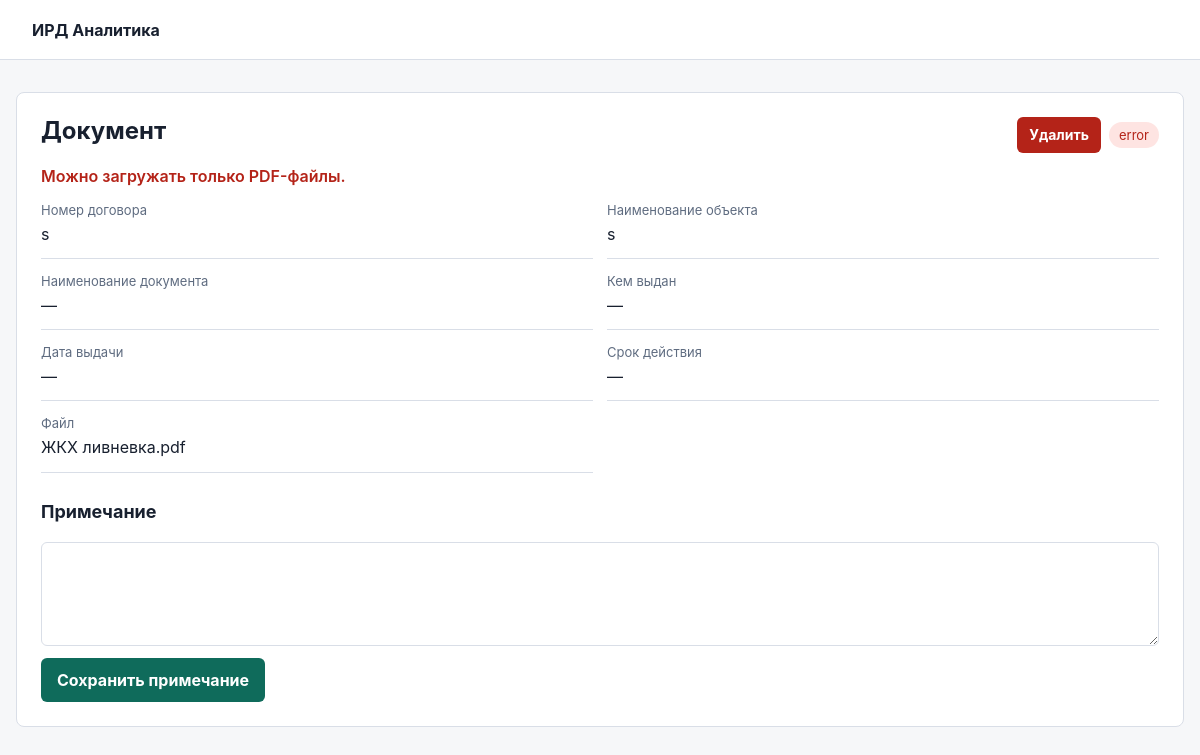
Page /documents/7 on the committed database.
### tables this page shows
CREATE TABLE documents (
    id INTEGER PRIMARY KEY AUTOINCREMENT,
    contract_number TEXT NOT NULL,
    object_name TEXT NOT NULL,
    original_filename TEXT NOT NULL,
    stored_filename TEXT NOT NULL,
    working_title TEXT,
    official_title TEXT,
    issuer TEXT,
    issue_date TEXT,
    valid_until TEXT,
    validity_text TEXT,
    no_expiration INTEGER NOT NULL DEFAULT 0,
    raw_text TEXT,
    note TEXT NOT NULL DEFAULT '',
    status TEXT NOT NULL DEFAULT 'processed',
    error TEXT,
    created_at TEXT NOT NULL DEFAULT CURRENT_TIMESTAMP
);

### app/web/routes.py (the view)
@bp.get("/documents/<int:document_id>")
def document_detail(document_id: int):
    document = DocumentRepository().get(document_id)
    if document is None:
        return "Документ не найден", 404
    return render_template("document.html", document=document)

### app/database.py (called while the page is built)
def get_db() -> sqlite3.Connection:
    if "db" not in g:
        g.db = sqlite3.connect(current_app.config["DATABASE_PATH"])
        g.db.row_factory = sqlite3.Row
    return g.db

### app/repositories.py (called while the page is built)
    def get(self, document_id: int) -> Row | None:
        return get_db().execute(
            "SELECT * FROM documents WHERE id = ?", (document_id,)
        ).fetchone()

### app/templates/document.html (shortened to what this page needs)
{% extends "base.html" %}
{% block content %}
<section class="document-view">
    <div class="document-head">
        <h1>{{ document.working_title or "Документ" }}</h1>
        <div class="document-actions">
            <form action="{{ url_for('web.delete_document', document_id=document.id) }}" method="post" onsubmit="return confirm('Удалить документ из базы и удалить загруженный PDF?');">
                <button class="danger-button" type="submit">Удалить</button>
            </form>
            <span class="status status-{{ document.status }}">{{ document.status }}</span>
        </div>
    </div>
    {% if document.error %}
        <p class="error">{{ document.error }}</p>
    {% endif %}
    <dl class="fields">
        <div><dt>Номер договора</dt><dd>{{ document.contract_number }}</dd></div>
        <div><dt>Наименование объекта</dt><dd>{{ document.object_name }}</dd></div>
        <div><dt>Наименование документа</dt><dd>{{ document.official_title or document.working_title or "—" }}</dd></div>
        <div><dt>Кем выдан</dt><dd>{{ document.issuer or "—" }}</dd></div>
        <div><dt>Дата выдачи</dt><dd>{{ document.issue_date or "—" }}</dd></div>
        <div><dt>Срок действия</dt><dd>{{ "без срока действия" if document.no_expiration else (document.valid_until or "—") }}</dd></div>
        <div>
            <dt>Файл</dt>
            <dd>
                {% if document.stored_filename %}
                    <a href="{{ url_for('web.document_preview', document_id=document.id) }}" target="_blank">{{ document.original_filename }}</a>
                {% else %}
                    {{ document.original_filename or "—" }}
                {% endif %}
            </dd>
        </div>
    </dl>
    <section class="note-panel">
        <h2>Примечание</h2>
        <form action="{{ url_for('web.update_document_note', document_id=document.id) }}" method="post">
            <textarea name="note" rows="4">{{ document.note or "" }}</textarea>
            <button type="submit">Сохранить примечание</button>
        </form>
    </section>
</section>
{% endblock %}

### app/static/styles.css (style rules this page uses)
:root { color-scheme: light; --bg: #f6f7f9; --panel: #ffffff; --line: #d9dee7; --text: #18202f; --muted: #5f6c80; --accent: #0f6b5b; --accent-dark: #0a5146; --danger: #b42318; }
* { box-sizing: border-box; }
body { margin: 0; background: var(--bg); color: var(--text); font-family: Inter, system-ui, -apple-system, BlinkMacSystemFont, "Segoe UI", sans-serif; }
.upload-form, .records, .document-view { background: var(--panel); border: 1px solid var(--line); border-radius: 8px; padding: 24px; }
h1, h2 { margin: 0 0 20px; line-height: 1.2; }
h1 { font-size: 24px; }
h2 { font-size: 18px; }
input, textarea { width: 100%; border: 1px solid var(--line); border-radius: 6px; padding: 11px 12px; color: var(--text); font: inherit; background: #ffffff; }
button { width: 100%; border: 0; border-radius: 6px; padding: 12px 16px; color: #ffffff; background: var(--accent); font: inherit; font-weight: 700; cursor: pointer; }
.button-link, .danger-button { display: inline-flex; min-height: 36px; align-items: center; justify-content: center; border-radius: 6px; padding: 8px 12px; font-size: 14px; font-weight: 700; line-height: 1; text-decoration: none; white-space: nowrap; }
.danger-button { width: auto; color: #ffffff; background: var(--danger); }
.empty, .error { margin: 0 0 16px; }
.error { color: var(--danger); font-weight: 600; }
.document-head { display: flex; gap: 16px; align-items: start; justify-content: space-between; }
.document-actions, .row-actions { display: flex; gap: 8px; align-items: center; }
.document-actions { flex-wrap: wrap; justify-content: flex-end; }
.document-actions form, .row-actions form { margin: 0; }
.status { border-radius: 999px; padding: 5px 10px; background: #e8eef5; color: var(--muted); font-size: 13px; }
.status-error { background: #fee4e2; color: var(--danger); }
.fields { display: grid; grid-template-columns: repeat(2, minmax(0, 1fr)); gap: 14px; margin: 0; }
.fields div { border-bottom: 1px solid var(--line); padding-bottom: 12px; }
dt { color: var(--muted); font-size: 13px; margin-bottom: 5px; }
dd { margin: 0; line-height: 1.45; }
.note-panel { margin-top: 28px; }
.note-panel form { display: grid; gap: 12px; }
.note-panel button { width: auto; justify-self: start; }

### rows in the picture
documents: working_title "Документ", status "error", error "Можно загружать только PDF-файлы.", contract_number "s", object_name "s", official_title+working_title "—", issuer "—", issue_date "—", no_expiration+valid_until "—", original_filename "ЖКХ ливневка.pdf"
